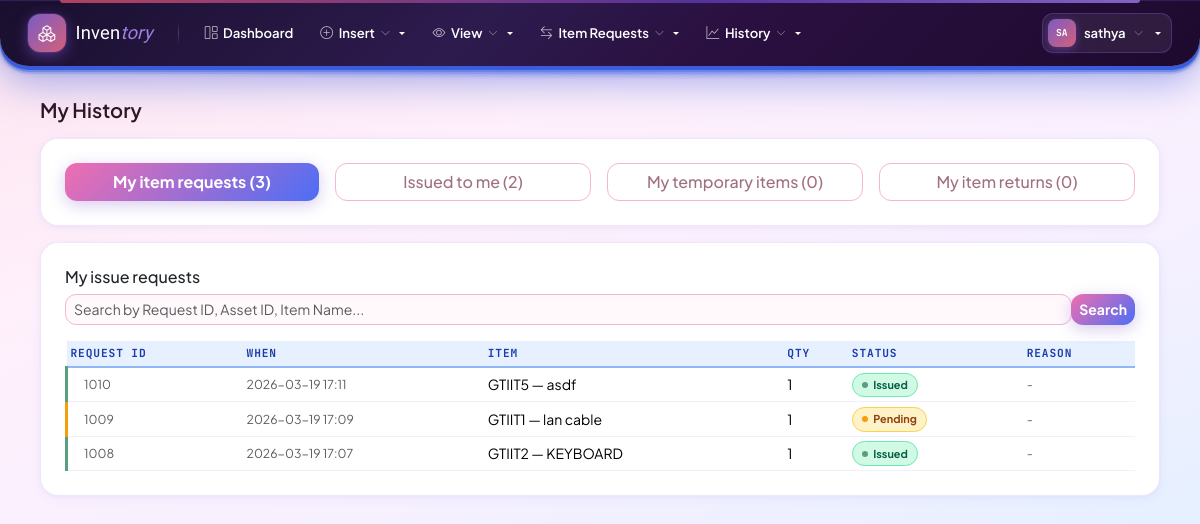
The app's page /my-history/ (signed in), older data.
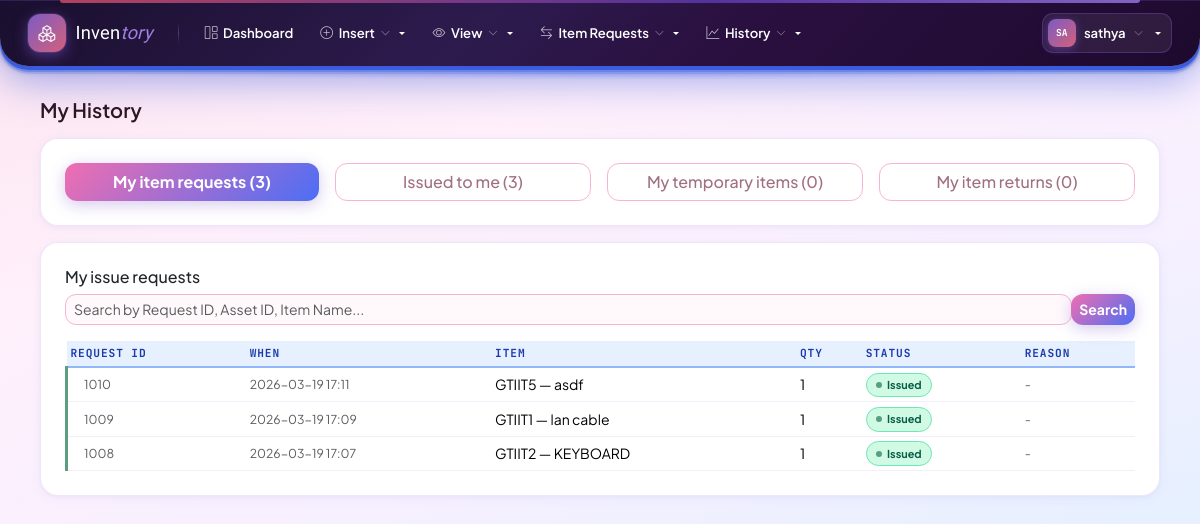
The same page, newer data.
### inventory/models.py (models this page shows, shortened)
class IssueRequest(models.Model):
    STATUS_PENDING = 'pending'
    STATUS_APPROVED = 'approved'
    STATUS_REJECTED = 'rejected'
    STATUS_ISSUED = 'issued'
    STATUS_CONFIRMED = 'confirmed'
    STATUS_CHOICES = [
        (STATUS_PENDING, 'Pending'),
        (STATUS_APPROVED, 'Approved'),
        (STATUS_REJECTED, 'Rejected'),
        (STATUS_ISSUED, 'Issued'),
        (STATUS_CONFIRMED, 'Confirmed'),
    ]
    request_id = models.PositiveIntegerField(unique=True, null=True, blank=True, db_index=True)
    product = models.ForeignKey(Product, on_delete=models.CASCADE, related_name='issue_requests')
    requested_by = models.ForeignKey(User, on_delete=models.CASCADE, related_name='issue_requests_made', null=True, blank=True)
    requested_by_username = models.CharField(max_length=100, blank=True, default='')
    requested_by_full_name = models.CharField(max_length=200, blank=True, default='')
    requested_by_mobile = models.CharField(max_length=30, blank=True, default='')
    requested_by_department = models.CharField(
        max_length=20,
        choices=DEPARTMENT_CHOICES,
        blank=True,
        null=True,
        help_text='Department of the user who made this request'
    )
    requested_by_section = models.CharField(
        max_length=50,
        choices=ADMIN_SECTION_CHOICES,
        blank=True,
        null=True,
        help_text='Section of the user who made this request'
    )
    quantity = models.PositiveIntegerField(default=1)
    request_reason = models.TextField(blank=True, default='')
    attachment = models.FileField(upload_to='issue_request_files/', null=True, blank=True)
    application_form = models.ForeignKey(
        'PeripheralApplication',
        on_delete=models.SET_NULL,
        null=True,
        blank=True,
        related_name='issue_requests',
        help_text='Printed brochure/application form linked to this request'
    )
    approved_quantity = models.PositiveIntegerField(null=True, blank=True)
    needs_confirmation = models.BooleanField(default=False, help_text='Whether the user needs to confirm receipt of the item')
    status = models.CharField(max_length=20, choices=STATUS_CHOICES, default=STATUS_PENDING, db_index=True)
    approved_by = models.ForeignKey(User, on_delete=models.SET_NULL, null=True, blank=True, related_name='issue_requests_approved')
    approved_at = models.DateTimeField(null=True, blank=True)
    approved_by_section = models.CharField(
        max_length=50,
        choices=ADMIN_SECTION_CHOICES,
        blank=True,
        null=True,
        help_text='Admin section that approved this request'
    )
    approved_by_department = models.CharField(
        max_length=20,
        choices=DEPARTMENT_CHOICES,
        blank=True,
        null=True,
        help_text='Admin department that approved this request'
    )
    rejected_by = models.ForeignKey(User, on_delete=models.SET_NULL, null=True, blank=True, related_name='issue_requests_rejected')
    rejected_at = models.DateTimeField(null=True, blank=True)
    rejected_by_section = models.CharField(
        max_length=50,
        choices=ADMIN_SECTION_CHOICES,
        blank=True,
        null=True,
        help_text='Admin section that rejected this request'
    )
    rejected_by_department = models.CharField(
        max_length=20,
        choices=DEPARTMENT_CHOICES,
        blank=True,
        null=True,
        help_text='Admin department that rejected this request'
    )
    rejection_reason = models.TextField(blank=True, default='')
    approval_note = models.TextField(blank=True, default='')
    issued_by = models.ForeignKey(User, on_delete=models.SET_NULL, null=True, blank=True, related_name='issue_requests_issued')
    issued_at = models.DateTimeField(null=True, blank=True)
    issued_by_section = models.CharField(
        max_length=50,
        choices=ADMIN_SECTION_CHOICES,
        blank=True,
        null=True,
        help_text='Admin section that issued this item'
    )
    issued_by_department = models.CharField(
        max_length=20,
        choices=DEPARTMENT_CHOICES,
        blank=True,
        null=True,
        help_text='Admin department that issued this item'
    )
    confirmed_by = models.ForeignKey(User, on_delete=models.SET_NULL, null=True, blank=True, related_name='issue_requests_confirmed')
    confirmed_at = models.DateTimeField(null=True, blank=True)
    confirmed_by_department = models.CharField(
        max_length=20,
        choices=DEPARTMENT_CHOICES,
        blank=True,
        null=True,
        help_text='Department of user who confirmed receipt'
    )
    confirmed_by_section = models.CharField(
        max_length=50,
        choices=ADMIN_SECTION_CHOICES,
        blank=True,
        null=True,
        help_text='Section of user who confirmed receipt'
    )
    created_at = models.DateTimeField(auto_now_add=True)
    updated_at = models.DateTimeField(auto_now=True)
    class Meta:
        ordering = ['-created_at']

class Product(models.Model):
    category = models.CharField(max_length=20, choices=CATEGORY_CHOICES, db_index=True)
    asset_id = models.CharField(max_length=100, blank=True)
    item_code = models.CharField(max_length=100, blank=True, default='')
    item_name = models.CharField(max_length=200)
    cabin_name = models.CharField(max_length=100, blank=True, default='')
    row_number = models.PositiveIntegerField(null=True, blank=True)
    column_number = models.PositiveIntegerField(null=True, blank=True)
    measurement_unit = models.CharField(max_length=20, choices=MEASUREMENT_UNIT_CHOICES, blank=True, default='')
    measurement_value = models.CharField(max_length=200, blank=True, default='')
    location = models.CharField(max_length=200, blank=True, default='')
    quantity_available = models.PositiveIntegerField(default=0)
    requested_count = models.PositiveIntegerField(default=0)
    price = models.DecimalField(max_digits=12, decimal_places=2, null=True, blank=True)
    rack = models.ForeignKey(Rack, on_delete=models.SET_NULL, null=True, blank=True, related_name='products')
    created_at = models.DateTimeField(auto_now_add=True)
    updated_at = models.DateTimeField(auto_now=True)
    class Meta:
        unique_together = [('category', 'asset_id')]
        ordering = ['category', 'asset_id']

### inventory/views.py (the view)
# urls.py: path('my-history/', views.my_history, name='my_history'),
@login_required
def my_history(request):
    search_requests = request.GET.get('search_requests', '').strip()
    search_issued = request.GET.get('search_issued', '').strip()
    my_requests = IssueRequest.objects.filter(
        requested_by_username=request.user.username
    ).select_related('product').order_by('-created_at')[:200]
    from .models import IssueHistory, TemporaryItemHistory, ReturnedItem
    my_issued = IssueHistory.objects.filter(
        receiver=request.user
    ).select_related('product', 'issued_by', 'approved_by').order_by('-issued_at')[:200]
    my_temp_items = TemporaryItemHistory.objects.filter(
        username=request.user.username
    ).select_related('product', 'issued_to', 'issued_by', 'taken_by').order_by('-issued_at')[:200]
    my_returns = ReturnedItem.objects.filter(
        username=request.user.username
    ).select_related('product', 'returned_by', 'taken_by').order_by('-returned_at')[:200]
    if search_requests:
        my_requests = my_requests.filter(
            Q(request_id__icontains=search_requests) |
            Q(product__asset_id__icontains=search_requests) |
            Q(product__item_name__icontains=search_requests)
        )
    if search_issued:
        my_issued = my_issued.filter(
            Q(product__asset_id__icontains=search_issued) |
            Q(product__item_name__icontains=search_issued)
        )
    return render(request, 'inventory/my_history.html', {
        'my_requests': my_requests,
        'my_issued': my_issued,
        'my_temp_items': my_temp_items,
        'my_returns': my_returns,
        'search_requests': search_requests,
        'search_issued': search_issued,
    })

### inventory/context_processors.py (called while the page is built, shortened)
def stage_permissions(request):
    if request.user.is_authenticated:
        choices = dict(CATEGORY_CHOICES)
        allowed = request.user.allowed_categories()
        return {
            'user_can_edit': request.user.can_edit(),
            'user_can_request_issue': request.user.can_request_issue(),
            'user_can_approve_issue_requests': request.user.can_approve_issue_requests(),
            'user_can_issue_items': request.user.can_issue_items(),
            'user_can_manage_users': request.user.can_manage_users(),
            'user_is_stage1': request.user.is_stage1(),
            'user_allowed_categories': allowed,
            'category_display': choices,
            'navbar_categories': [{'slug': c, 'name': choices.get(c, c)} for c in allowed],
        }

### inventory/models.py (called while the page is built)
    def is_stage1(self):
        return self.is_superuser or self.stage == 1

    def can_edit(self):
        return self.is_stage1() or self.is_stage2()

    def can_approve_issue_requests(self):
        return self.is_stage1() or self.is_stage2()

    def can_request_issue(self):
        return True  # all stages allowed

    def can_issue_items(self):
        return self.is_stage1() or self.is_stage2()

### inventory/templates/inventory/my_history.html (shortened to what the changed rows need)
{% extends 'inventory/base.html' %}
{% block content %}
<div class="container-fluid">
    <div class="card mb-3">
        <div class="card-body">
            <div style="display:flex;gap:1rem;justify-content:center;">
                <button class="btn btn-primary" id="btn_my_requests" onclick="showHistorySection('my_requests')" style="flex:1;">
                    My item requests ({{ my_requests|length }})
                </button>
                <button class="btn btn-outline-secondary" id="btn_issued" onclick="showHistorySection('issued')" style="flex:1;">
                    Issued to me ({{ my_issued|length }})
                </button>
                <button class="btn btn-outline-secondary" id="btn_temporary" onclick="showHistorySection('temporary')" style="flex:1;">
                    My temporary items ({{ my_temp_items|length }})
                </button>
                <button class="btn btn-outline-secondary" id="btn_returns" onclick="showHistorySection('returns')" style="flex:1;">
                    My item returns ({{ my_returns|length }})
                </button>
            </div>
        </div>
    </div>
    <div class="card mb-3" id="section_my_requests">
        <div class="card-body">
            <div class="table-responsive">
                <table class="table table-sm align-middle mb-0">
                    <thead>
                        <tr>
                            <th>Request ID</th>
                            <th>When</th>
                            <th>Item</th>
                            <th>Qty</th>
                            <th>Status</th>
                            <th>Reason</th>
                        </tr>
                    </thead>
                    <tbody>
                        {% for ir in my_requests %}
                        <tr class="
                            {% if ir.status == 'pending' %}row-pending
                            {% elif ir.status == 'approved' %}row-approved
                            {% elif ir.status == 'issued' %}row-issued
                            {% elif ir.status == 'rejected' %}row-rejected
                            {% endif %}
                        ">
                            <td class="text-muted small">{{ ir.request_id|default:"-" }}</td>
                            <td class="text-muted small">{{ ir.created_at|date:"Y-m-d H:i" }}</td>
                            <td>{{ ir.product.asset_id }} — {{ ir.product.item_name }}</td>
                            <td>{{ ir.quantity }}</td>
                            <td>
                                {% if ir.status == 'pending' %}
                                    <span class="sb sb-pending"><span class="dot"></span> Pending</span>
                                {% elif ir.status == 'approved' %}
                                    <span class="sb sb-approved"><span class="dot"></span> Approved</span>
                                {% elif ir.status == 'issued' %}
                                    <span class="sb sb-issued"><span class="dot"></span> Issued</span>
                                {% elif ir.status == 'rejected' %}
                                    <span class="sb sb-rejected"><span class="dot"></span> Rejected</span>
                                {% else %}
                                    {{ ir.get_status_display }}
                                {% endif %}
                            </td>
                            <td class="text-muted small">{{ ir.rejection_reason|default:"-" }}</td>
                        </tr>
                        {% empty %}
                        <tr><td colspan="6" class="text-muted">No requests.</td></tr>
                        {% endfor %}
                    </tbody>
                </table>
            </div>
        </div>
    </div>
</div>
{% endblock %}

Row changes from the older to the newer data that the page shows:
changed IssueRequest "GTIIT1": status "Pending" → "Issued"
Text that changed along with them:
{{ my_issued|length }}: "2" → "3"
